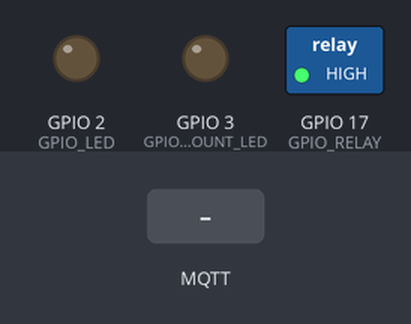
The program below on a simulated Raspberry Pi (BCM pin numbers). Shown: switched loads named in the program (green lamp = pin HIGH), output pins drawn as LEDs (lit = HIGH). The inputs (shaded band) are chosen by the test bench. No MQTT or app messages arrive unless stated; what the program prints to the terminal is not drawn.

Above: at 1.3 s.
1.4 s: MQTT message "start" arrives on the first subscribed topic
At 2.0 s:
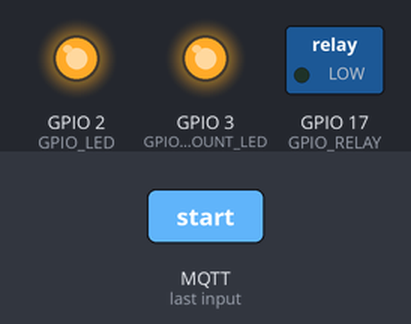
2.9 s: MQTT message "stop" arrives on the first subscribed topic
At 3.2 s:
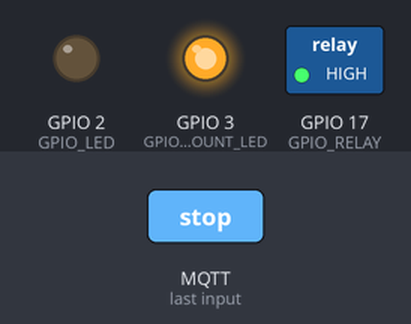
Timing chart, 0 to 5.9 s (numbered marks = the images above; inputs shaded):
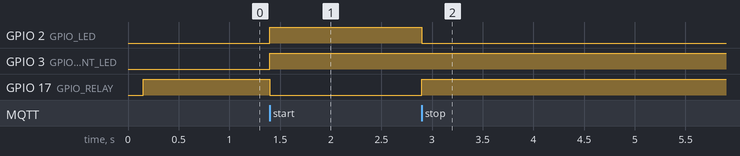

Measured:
- after the input at 1.4 s, GPIO 2 (GPIO_LED), GPIO 3 (GPIO_COUNT_LED): LOW → HIGH at once; GPIO 17 (GPIO_RELAY): HIGH → LOW at once
- after the input at 2.9 s, GPIO 2 (GPIO_LED): HIGH → LOW at once; GPIO 17 (GPIO_RELAY): LOW → HIGH at once

The program:

server.py
```python
#!/usr/bin/python3
import paho.mqtt.client as mqtt
import time
import RPi.GPIO as GPIO
import time


host = "10.100.100.220"
port = 1883
keepAlive = 60

# GPIO
GPIO.setmode(GPIO.BCM)

GPIO_RELAY = 17
GPIO.setup(GPIO_RELAY, GPIO.OUT)

GPIO_SENSOR_1 = 4
GPIO.setup(GPIO_SENSOR_1, GPIO.IN)

GPIO_LED = 2
GPIO.setup(GPIO_LED, GPIO.OUT)

GPIO_COUNT_LED = 3
GPIO.setup(GPIO_COUNT_LED, GPIO.OUT)


DELAY_TIME = 1

def OPEN_RELAY():
    GPIO.output(GPIO_RELAY, False)

def CLOSE_RELAY():
    GPIO.output(GPIO_RELAY, True)

def START_RELAY():
    OPEN_RELAY()

def STOP_RELAY():
    CLOSE_RELAY()

def LED_ON():
    GPIO.output(GPIO_LED, True)

def LED_OFF():
    GPIO.output(GPIO_LED, False)

def LED_COUNT_ON():
    GPIO.output(GPIO_COUNT_LED, True)

def LED_COUNT_OFF():
    GPIO.output(GPIO_COUNT_LED, False)


# CONTROL
CONTROL = 1

def SET_CONTROL():
    global CONTROL
    CONTROL = 0
    LED_ON()

def CLEAR_CONTROL():
    global CONTROL
    CONTROL = 1
    LED_OFF()

def initial():
    STOP_RELAY()
    LED_OFF()
    LED_COUNT_OFF()
    CLEAR_CONTROL()


# MQTT
def on_connect(client, userdata, flags, rc):
    print(f"Connect with result {rc}")
    client.subscribe("api/control")

def on_message(client, userdata, msg):
    print(f"Messages body: {msg.payload}")
    control = msg.payload.decode("utf-8")
    print(control)

    if control == "start":
        print("Start RELAY")
        START_RELAY()
        SET_CONTROL()

    if control == "stop":
        print("Stop RELAY")
        STOP_RELAY()
        CLEAR_CONTROL()

def on_subscribe(mosq, obj, mid, granted_qos):
    print(f"Subscribed with Qos: {granted_qos}")

def on_publish(client, userdata, mid):
    print(f"rasp:publish messages {mid}")

client = mqtt.Client()
client.on_connect = on_connect
client.on_message = on_message
client.on_subscribe = on_subscribe
client.on_publish = on_publish
client.connect(host=host, port=port, keepalive=keepAlive)
client.username_pw_set(username="mosquitto", password="mosquitto")
# client.loop_forever()
client.loop_start()
print("Loop Start ....")

def monitor():
    START_RELAY()
    STOP_RELAY()

def CountLoop():
    print("test wait")
    w = True
    while w:
        SENSOR_1 = GPIO.input(GPIO_SENSOR_1)
        print("Count wait......")
        if SENSOR_1 == 1:
            w = False
            print("Count !!!!")
            client.publish("test/count", "inc")
            LED_COUNT_OFF()
            monitor()

if __name__ == "__main__":
    print("Counter Start ....")
    initial()
    try:
        while True:
            SS_1 = GPIO.input(GPIO_SENSOR_1)
            if CONTROL == 0:
                # print("control => 0, ", SS_1, "start")
                if SS_1 == 0:
                    LED_COUNT_ON()
                    CountLoop()
            if CONTROL == 1:
                pass
                # print("control => 1, close")
            time.sleep(0.001)
            # pass
    except KeyboardInterrupt:
        print("Stop")
    finally:
        initial()
        GPIO.cleanup()
```
